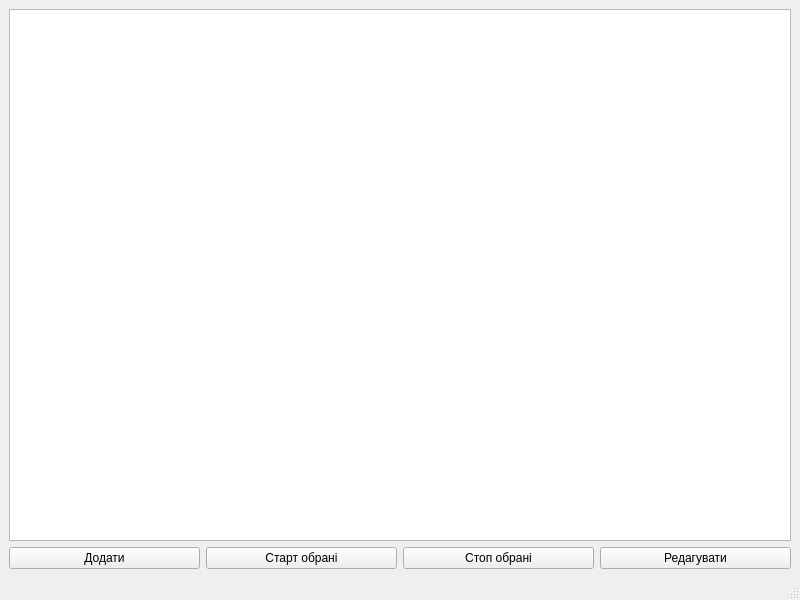
<?xml version="1.0" encoding="UTF-8"?>
<ui version="4.0">
 <class>MainWindow</class>
 <widget class="QMainWindow" name="MainWindow">
  <property name="geometry">
   <rect>
    <x>0</x>
    <y>0</y>
    <width>800</width>
    <height>600</height>
   </rect>
  </property>
  <property name="windowTitle">
   <string>Smart Timer App</string>
  </property>
  <widget class="QWidget" name="centralwidget">
   <layout class="QVBoxLayout" name="verticalLayout">
    <item>
     <widget class="QTableWidget" name="timersTable"/>
    </item>
    <item>
     <layout class="QHBoxLayout" name="horizontalLayout">
      <item>
       <widget class="QPushButton" name="addButton">
        <property name="text">
         <string>Додати</string>
        </property>
       </widget>
      </item>
      <item>
       <widget class="QPushButton" name="startSelectedButton">
        <property name="text">
         <string>Старт обрані</string>
        </property>
       </widget>
      </item>
      <item>
       <widget class="QPushButton" name="stopSelectedButton">
        <property name="text">
         <string>Стоп обрані</string>
        </property>
       </widget>
      </item>
      <item>
       <widget class="QPushButton" name="editButton">
        <property name="text">
         <string>Редагувати</string>
        </property>
       </widget>
      </item>
     </layout>
    </item>
   </layout>
  </widget>
  <widget class="QMenuBar" name="menubar"/>
  <widget class="QStatusBar" name="statusbar"/>
 </widget>
 <resources/>
 <connections/>
</ui>
